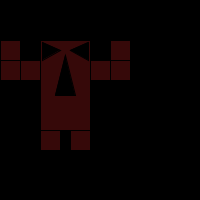
Frame 1 (no input)
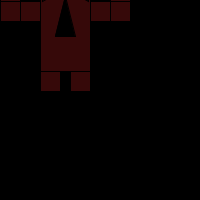
Frame 60 (the mouse pressed at the canvas centre just before this capture)
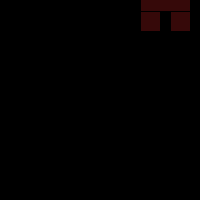
Frame 120 (the mouse held since frame 60 and released just before this capture)

The Processing sketch that drew these frames (run headless with seeded random() and noise(); from frame 60 on, the mouse is pressed at the canvas centre):

// Processing sketch: processing_123011
// ── processing_123011.pde

int monsterY = 40;

void setup(){
size(200,200);
}
void draw(){
background(0);
fill(54,9,9);
rect(mouseX,monsterY,20,20);     // Startcoordinaten 20,40
rect(mouseX,monsterY+20,20,20);
rect(mouseX+20,monsterY+20,20,20);
rect(mouseX+40,monsterY,50,90);
rect(mouseX+90,monsterY+20,20,20);
rect(mouseX+110,monsterY+20,20,20);
rect(mouseX+110,monsterY,20,20);
rect(mouseX+40,monsterY+90,20,20);
rect(mouseX+70,monsterY+90,20,20);
fill(0,0,0);
triangle(mouseX+42,monsterY+2,mouseX+42,monsterY+20,mouseX+60,monsterY+10);
triangle(mouseX+70,monsterY+10,mouseX+88,monsterY+2,mouseX+88,monsterY+20);
triangle(mouseX+65,monsterY+15,mouseX+55,monsterY+55,mouseX+75,monsterY+55);

monsterY = monsterY - 1;
}
